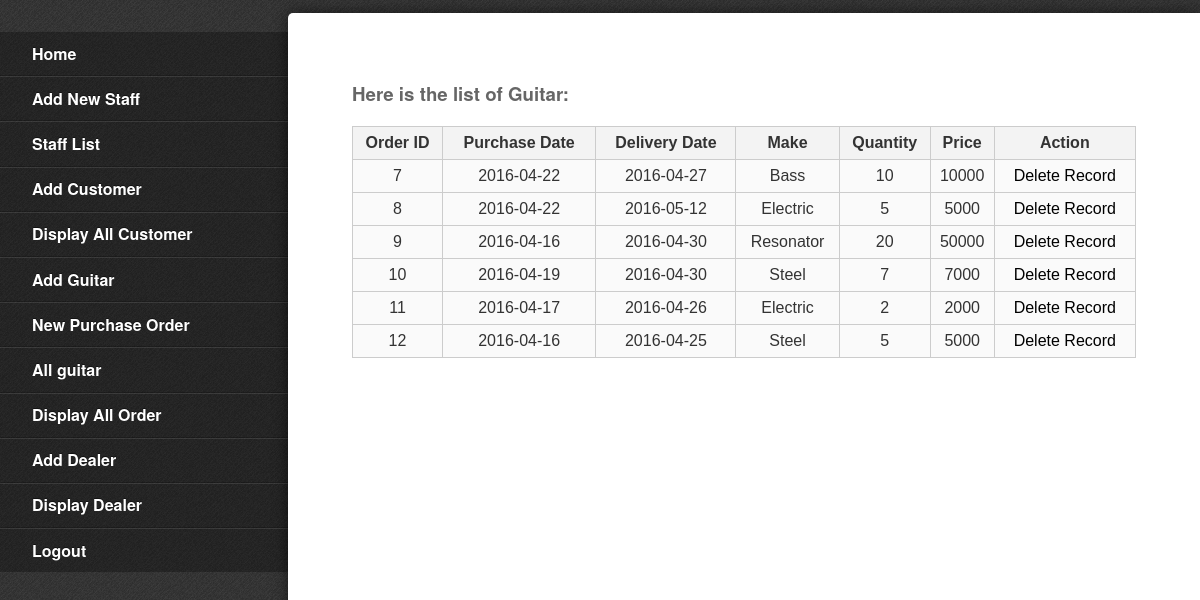
Screenshot of /admin/display_purchase_order.php (signed in) with the database file from the repository.
### tables this page shows
CREATE TABLE IF NOT EXISTS `purchase_order` (
  `order_id` int(11) NOT NULL AUTO_INCREMENT,
  `pDate` date NOT NULL,
  `dDate` date NOT NULL,
  `make` varchar(30) NOT NULL,
  `quantity` int(11) NOT NULL,
  `price` int(11) NOT NULL,
  PRIMARY KEY (`order_id`)
);

### admin/display_purchase_order.php (the view)
<?php
          include('header.php');
          $dbcon = mysqli_connect('localhost','root','root','sandesh') or die(mysqli_error());
          $getdata = "SELECT * FROM purchase_order";
          if($result = mysqli_query($dbcon,$getdata))
          {
          echo "<h3>Here is the list of Guitar:</h3>";
          echo "<table style: border 1px solid white>";
          echo "<tr>
                    <th>Order ID</th>
                    <th>Purchase Date</th>
                    <th>Delivery Date</th>
                    <th>Make</th>
                    <th>Quantity</th>
                    <th>Price</th>
                    <th>Action</th>
                </tr>";
          while ($row = mysqli_fetch_array($result)) {
            echo "<tr><td>";
            echo $row['order_id'];
            echo "</td><td>";
            echo $row['pDate'];
            echo "</td><td>";
            echo $row['dDate'];
            echo "</td><td>";
            echo $row['make'];
            echo "</td><td>";
            echo $row['quantity'];
            echo "</td><td>";
            echo $row['price'];
            echo "</td><td>";
            ?>
            <a href="delete_order.php?id=<?php echo $row['order_id'] ?>" onclick="return confirm('Are you sure?')"
               style="text-decoration: none; color: black">Delete Record</a>
<?php
    echo "</td></tr>";
          }
          echo "</table>";
        }
        include('../common/footer.php');
?>

### css/nav.css (style rules this page uses)
body,div, h1,h2,p, ol,ul,li { margin: 0; padding: 0; border: 0; }
html, body { min-height: 100%; }
body { min-width: 290px; -webkit-font-smoothing: antialiased; -webkit-text-size-adjust: 100%; -ms-text-size-adjust: 100%; text-size-adjust: 100%; background: #444 url("../images/debut_dark.png") repeat; color: #666; font: normal 100%/1.5 "Helvetica Neue", Helvetica, Arial, sans-serif; }
a { color: #f4f4f4; text-decoration: none; }

### css/style.css (style rules this page uses)
table { color: #333; font-family: Helvetica, Arial, sans-serif; width: 100%; border-collapse:collapse; border-spacing: 0; }
td, th { border: 1px solid #CCC; height: 30px; }
th { background: #F3F3F3; font-weight: bold; }
td { background: #FAFAFA; text-align: center; }

### rows the page displays
purchase_order: order_id "7", pDate "2016-04-22", dDate "2016-04-27", make "Bass", quantity "10", price "10000"
purchase_order: order_id "8", pDate "2016-04-22", dDate "2016-05-12", make "Electric", quantity "5", price "5000"
purchase_order: order_id "9", pDate "2016-04-16", dDate "2016-04-30", make "Resonator", quantity "20", price "50000"
purchase_order: order_id "10", pDate "2016-04-19", dDate "2016-04-30", make "Steel", quantity "7", price "7000"
purchase_order: order_id "11", pDate "2016-04-17", dDate "2016-04-26", make "Electric", quantity "2", price "2000"
purchase_order: order_id "12", pDate "2016-04-16", dDate "2016-04-25", make "Steel", quantity "5", price "5000"
